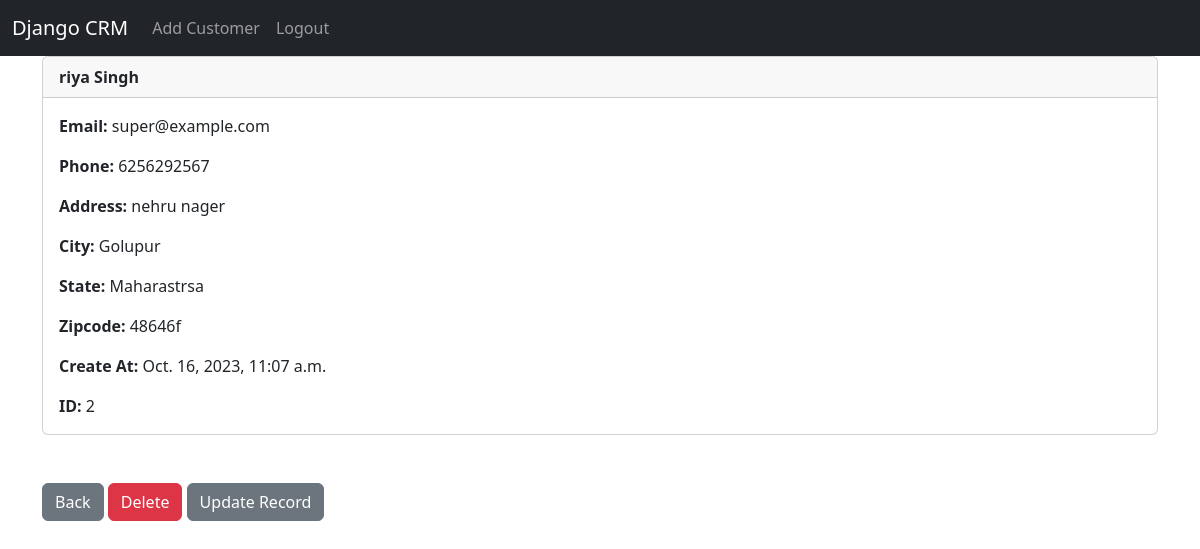
The page /record/2/ (signed in) on the database its author committed.
### CRMapp/models.py (models this page shows, shortened)
class Record(models.Model):
	created_at = models.DateTimeField(auto_now_add=True)
	first_name = models.CharField(max_length=50)
	last_name =  models.CharField(max_length=50)
	email =  models.CharField(max_length=100)
	phone = models.CharField(max_length=15)
	address =  models.CharField(max_length=100)
	city =  models.CharField(max_length=50)
	state =  models.CharField(max_length=50)
	zipcode =  models.CharField(max_length=20)

### CRMapp/views.py (the view)
# urls.py: path('record/<int:pk>/',views.CustomerDetails, name='record'),
def CustomerDetails(request, pk):
	if request.user.is_authenticated:
		customer_record = Record.objects.get(id=pk)
		return render(request, 'CRMapp/record.html', {'customer_record':customer_record})
	else:
		messages.success(request, "You Must Be Logged In To View That Page...")
		return redirect('home')

### CRMapp/templates/CRMapp/record.html
{% extends 'CRMapp/base.html' %}
{% block content %}
<div class="card">
  <div class="card-header"><strong>
    	{{ customer_record.first_name }}
		{{ customer_record.last_name }}</strong>
  </div>
  <div class="card-body">
<p class="card-text">
<strong>Email: </strong>{{ customer_record.email }}</p>
<p class="card-text">
<strong>Phone: </strong>{{ customer_record.phone }}
</p>
<p class="card-text">
<strong>Address: </strong>{{ customer_record.address }}</p>
<p class="card-text">
<strong>City: </strong>{{ customer_record.city }}</p>
<p class="card-text">
<strong>State: </strong>{{ customer_record.state }}</p>
<p class="card-text">
<strong>Zipcode: </strong>{{ customer_record.zipcode }}</p>
<p class="card-text">
<strong>Create At: </strong>{{ customer_record.created_at }}</p>
<p class="card-text">
<strong>ID: </strong>{{ customer_record.id }}</p>
  </div>
</div>
<br/><br/>
<a href="{% url 'home' %}" class="btn btn-secondary">Back</a>
<a href="{% url 'delete' customer_record.id %}" class="btn btn-danger">Delete</a>
<a href="{% url 'update' customer_record.id %}" class="btn btn-secondary">Update Record</a>
{% endblock %}

### rows shown on the page
Record: first_name "riya", last_name "Singh", email "super@example.com", phone "6256292567", address "nehru nager", city "Golupur", state "Maharastrsa", zipcode "48646f", created_at "Oct. 16, 2023, 11:07 a.m.", id "2"
